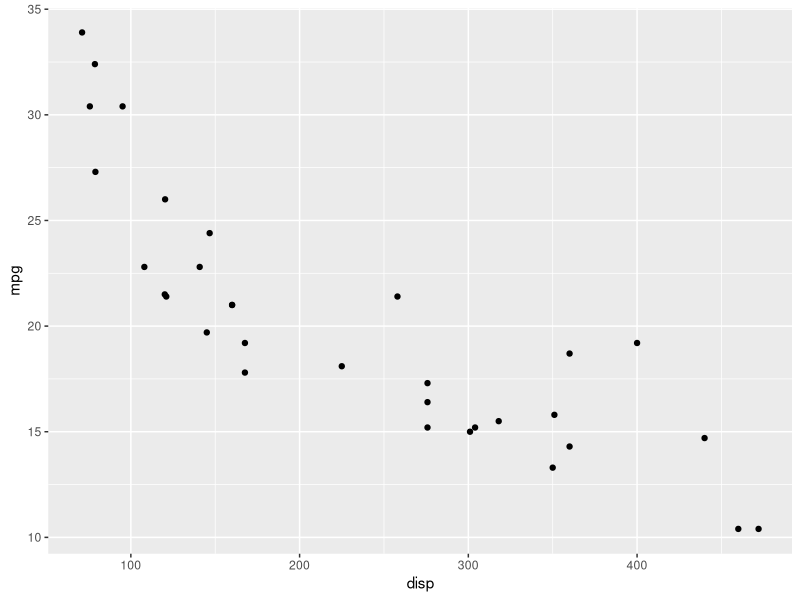
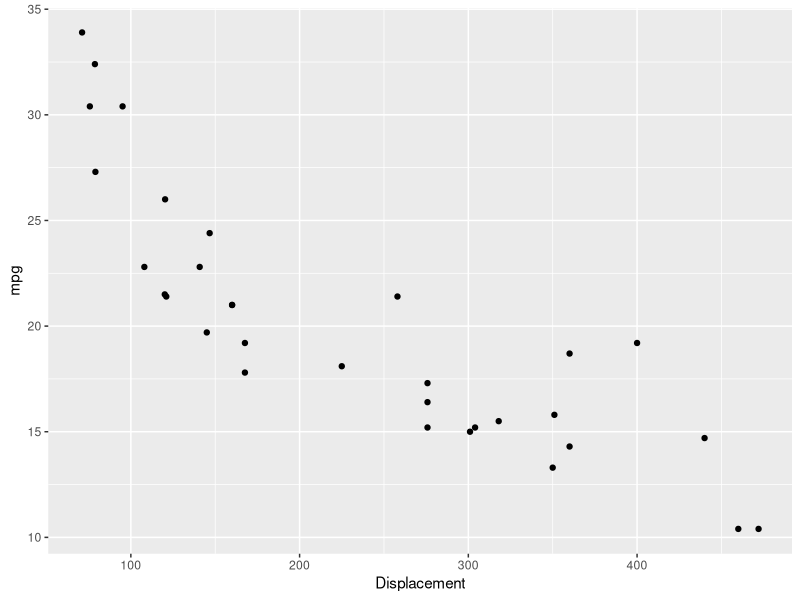
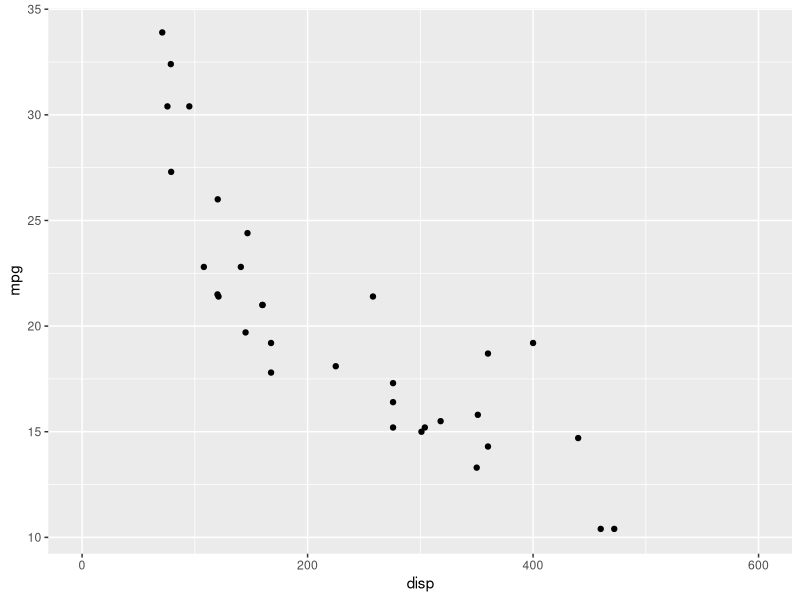
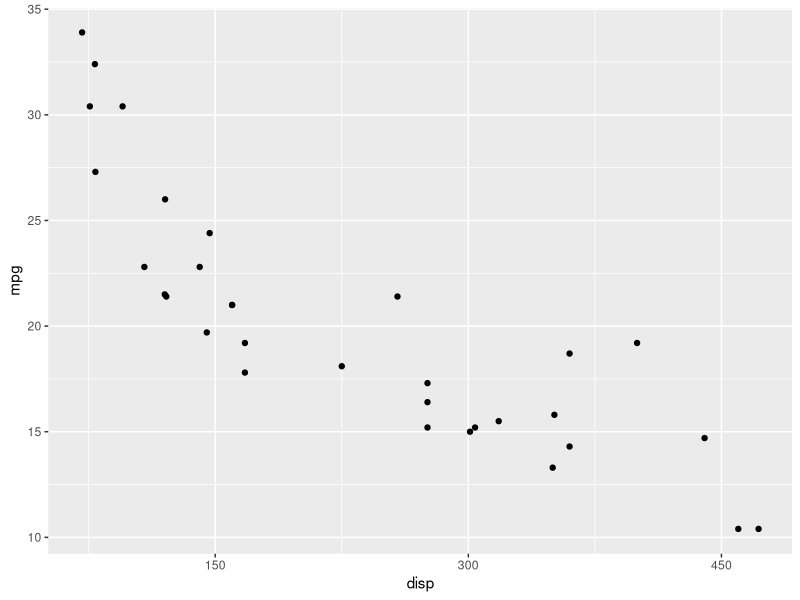
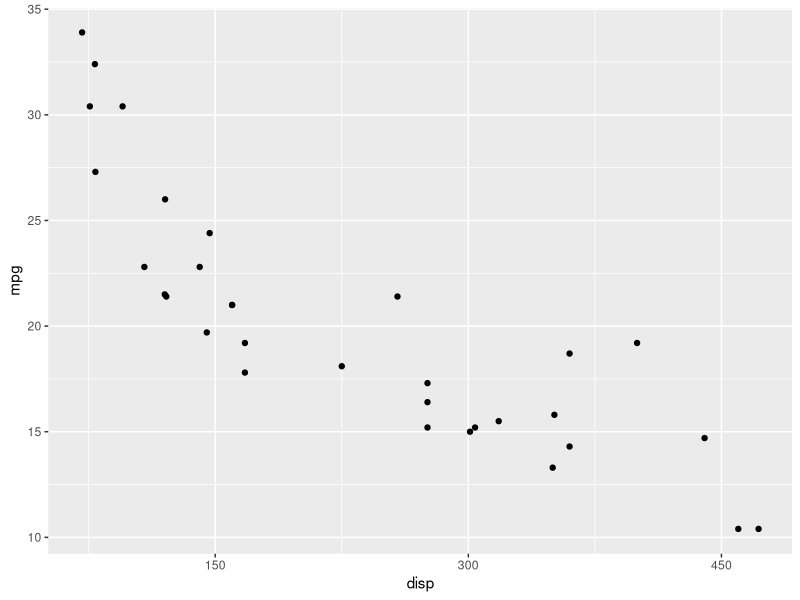
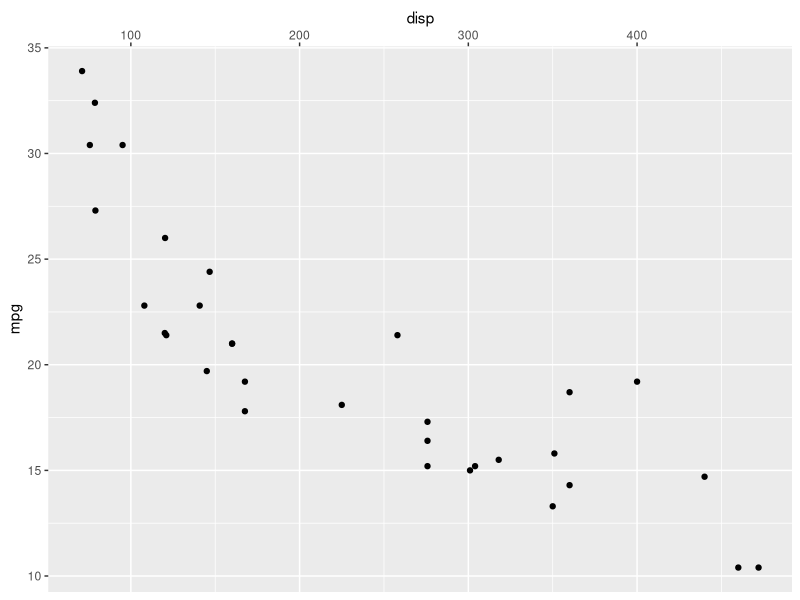
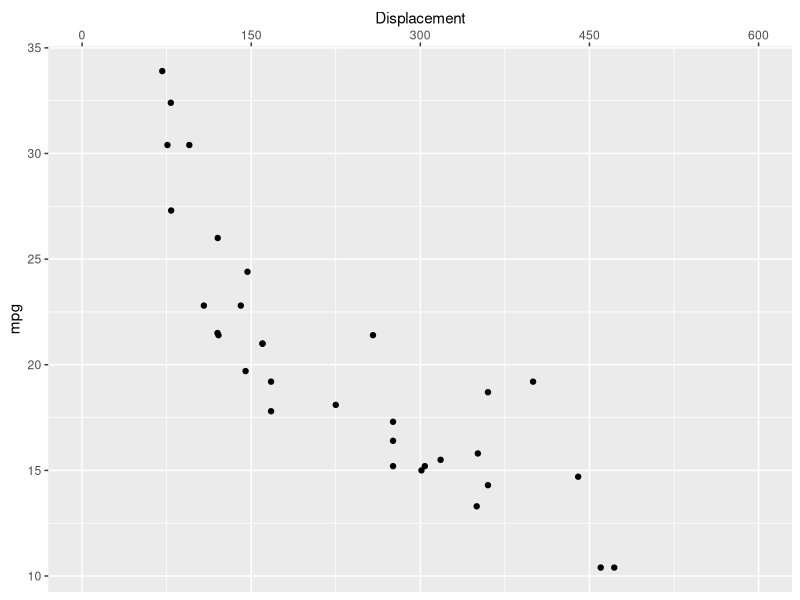
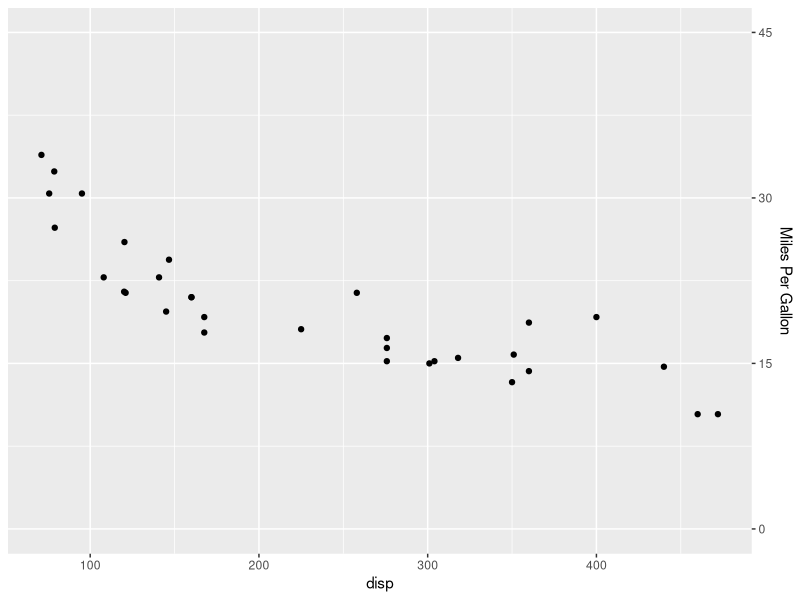

Write R code to recreate these figures, in order.
## ---- chunk 1
library(ggplot2)
library(dplyr)
library(tidyr)
## ---- chunk 2
ggplot(mtcars) +
  geom_point(aes(disp, mpg))
## ---- chunk 3
ggplot(mtcars) +
  geom_point(aes(disp, mpg)) +
  scale_x_continuous(name = "Displacement")
## ---- chunk 4
ggplot(mtcars) +
  geom_point(aes(disp, mpg)) +
  scale_x_continuous(limits = c(0, 600))
## ---- chunk 5
ggplot(mtcars) +
  geom_point(aes(disp, mpg)) +
  scale_x_continuous(breaks = c(0, 150, 300, 450, 600))
## ---- chunk 6
ggplot(mtcars) +
  geom_point(aes(disp, mpg)) +
  scale_x_continuous(breaks = c(0, 150, 300, 450, 600),
    labels = c('0', '150', '300', '450', '600'))
## ---- chunk 7
ggplot(mtcars) +
  geom_point(aes(disp, mpg)) +
  scale_x_continuous(position = 'top')
## ---- chunk 8
ggplot(mtcars) +
  geom_point(aes(disp, mpg)) +
  scale_x_continuous(name = "Displacement", limits = c(0, 600),
                     breaks = c(0, 150, 300, 450, 600), position = 'top',
                     labels = c('0', '150', '300', '450', '600'))
## ---- chunk 9
ggplot(mtcars) +
  geom_point(aes(disp, mpg)) +
  scale_y_continuous(name = "Miles Per Gallon", limits = c(0, 45),
                     breaks = c(0, 15, 30, 45), position = 'right',
                     labels = c('0', '15', '30', '45'))
## ---- chunk 10
ggplot(mtcars) +
  geom_bar(aes(factor(cyl)))
## ---- chunk 11
ggplot(mtcars) +
  geom_bar(aes(factor(cyl))) +
  scale_x_discrete(name = "Number of Cylinders")
## ---- chunk 12
ggplot(mtcars) +
  geom_bar(aes(factor(cyl))) +
  scale_x_discrete(labels = c("4" = "Four", "6" = "Six", "8" = "Eight"))
## ---- chunk 13
ggplot(mtcars) +
  geom_bar(aes(factor(cyl))) +
  scale_x_discrete(breaks = c("4", "6", "8"))
## ---- chunk 14
ggplot(mtcars) +
  geom_bar(aes(factor(cyl))) +
  scale_x_discrete(position = 'bottom')
## ---- chunk 15
ggplot(mtcars) +
  geom_bar(aes(factor(cyl))) +
  scale_x_discrete(name = "Number of Cylinders",
                   labels = c("4" = "Four", "6" = "Six", "8" = "Eight"),
                   breaks = c("4", "6", "8"),
                   position = "bottom")
